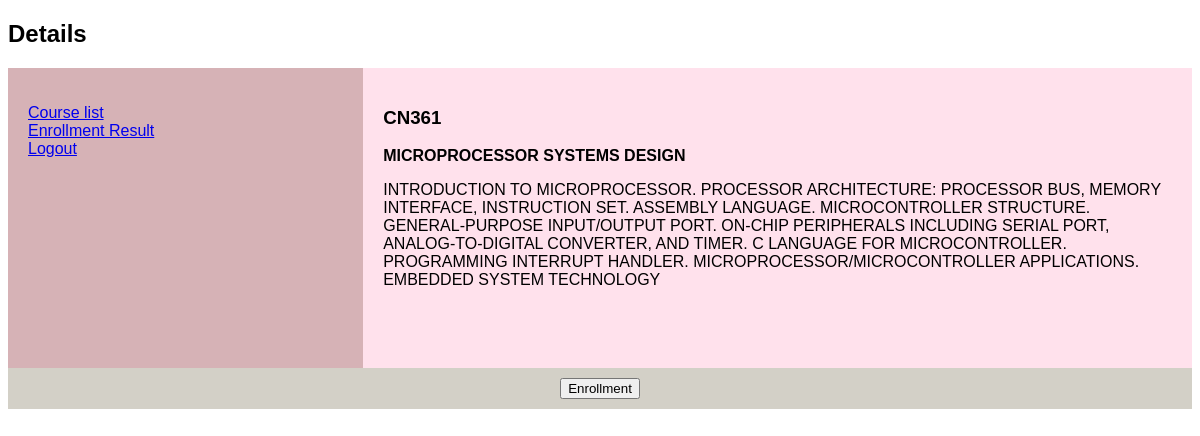
Page /course/detail/6 (signed in) on the earlier database version.
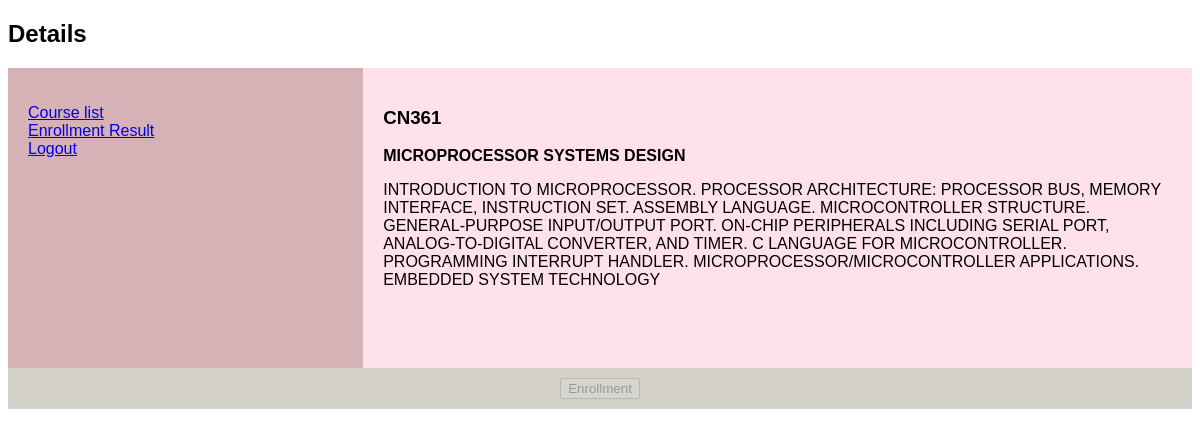
Same page on the later database version.
### course/views.py (the view)
# urls.py: path('detail/<int:course_id>', views.detail, name='detail'),
def detail(request, course_id):
    course = Course.objects.get(pk=course_id)
    user = User.objects.get(pk=request.user.id)
    check = Enroll.objects.filter(user=user, course=course).first()
    return render(request, 'course/register.html', {
        'course': course,
        'enrolled': check is not None
    })

### course/templates/course/register.html (shortened to what this page needs)
{% block body %}
<!DOCTYPE html>
<html lang="en">
<head>
  <h2>Details</h2>
<body>
<section>
  <nav>
    <ul>
      <li><a href="{% url 'course:index'%}">Course list</a></li>
      <li><a href="{% url 'course:enrollresult'%}">Enrollment Result</a></li>
      <li><a href="{% url 'login'%}">Logout</a></li>
    </ul>
  </nav>
  <article>
    <h1>{{course.course_code}}</h1>
    <p style="font-weight: bold;">{{course.course}}</p>
    <p>{{course.detail}}</p>
  </article>
</section>
<footer>
  {% if enrolled %}
  <form method="post" action="{% url 'course:withdraw' course.id %}">
    {% csrf_token %}
    <input type='hidden' value="{{course.id}}" name="courseID">
    <input type="submit" value="Withdraw">
  </form>
  {% else %}
  {% if course.status%}
  <form method="post" action="{% url 'course:enroll' course.id %}">
    <button id="submit" type="submit">Enrollment</button>
  </form>
  {% else %}
  <form method="post" action="{% url 'course:enroll' course.id %}">
    <button id="submit" type="submit" disabled>Enrollment</button>
  </form>
  {% endif %}
  {% endif %}
</footer>
</body>
</html>
{% endblock %}

Differences in the rows shown:
changed Course "CN361": status True → False (drawn)
